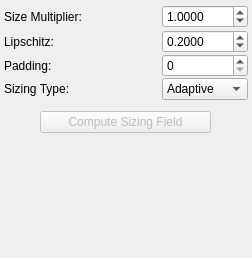
<?xml version="1.0" encoding="UTF-8"?>
<ui version="4.0">
 <class>SizingFieldWidget</class>
 <widget class="QDockWidget" name="SizingFieldWidget">
  <property name="geometry">
   <rect>
    <x>0</x>
    <y>0</y>
    <width>252</width>
    <height>258</height>
   </rect>
  </property>
  <property name="sizePolicy">
   <sizepolicy hsizetype="Minimum" vsizetype="Minimum">
    <horstretch>0</horstretch>
    <verstretch>0</verstretch>
   </sizepolicy>
  </property>
  <property name="minimumSize">
   <size>
    <width>186</width>
    <height>258</height>
   </size>
  </property>
  <property name="maximumSize">
   <size>
    <width>524287</width>
    <height>524287</height>
   </size>
  </property>
  <property name="windowTitle">
   <string>Sizing Field Creator</string>
  </property>
  <widget class="QWidget" name="dockWidgetContents">
   <layout class="QVBoxLayout" name="verticalLayout">
    <property name="spacing">
     <number>1</number>
    </property>
    <property name="leftMargin">
     <number>4</number>
    </property>
    <property name="topMargin">
     <number>4</number>
    </property>
    <property name="rightMargin">
     <number>4</number>
    </property>
    <property name="bottomMargin">
     <number>4</number>
    </property>
    <item>
     <widget class="QWidget" name="VolumeWidget" native="true">
      <layout class="QHBoxLayout" name="horizontalLayout_7">
       <property name="spacing">
        <number>0</number>
       </property>
       <property name="leftMargin">
        <number>0</number>
       </property>
       <property name="topMargin">
        <number>0</number>
       </property>
       <property name="rightMargin">
        <number>0</number>
       </property>
       <property name="bottomMargin">
        <number>0</number>
       </property>
      </layout>
     </widget>
    </item>
    <item>
     <widget class="QWidget" name="factorWidget" native="true">
      <layout class="QHBoxLayout" name="horizontalLayout_6">
       <property name="spacing">
        <number>0</number>
       </property>
       <property name="leftMargin">
        <number>0</number>
       </property>
       <property name="topMargin">
        <number>0</number>
       </property>
       <property name="rightMargin">
        <number>0</number>
       </property>
       <property name="bottomMargin">
        <number>0</number>
       </property>
       <item>
        <widget class="QLabel" name="factorLabel">
         <property name="minimumSize">
          <size>
           <width>60</width>
           <height>0</height>
          </size>
         </property>
         <property name="toolTip">
          <string/>
         </property>
         <property name="whatsThis">
          <string/>
         </property>
         <property name="text">
          <string>Size Multiplier:</string>
         </property>
        </widget>
       </item>
       <item>
        <spacer name="factorSpacer">
         <property name="orientation">
          <enum>Qt::Horizontal</enum>
         </property>
         <property name="sizeHint" stdset="0">
          <size>
           <width>10</width>
           <height>20</height>
          </size>
         </property>
        </spacer>
       </item>
       <item>
        <widget class="QDoubleSpinBox" name="factorSpinBox">
         <property name="minimumSize">
          <size>
           <width>86</width>
           <height>0</height>
          </size>
         </property>
         <property name="maximumSize">
          <size>
           <width>86</width>
           <height>16777215</height>
          </size>
         </property>
         <property name="toolTip">
          <string extracomment="Scale Sizing Field by Constant Factor"/>
         </property>
         <property name="decimals">
          <number>4</number>
         </property>
         <property name="minimum">
          <double>0.000100000000000</double>
         </property>
         <property name="maximum">
          <double>9999.000000000000000</double>
         </property>
         <property name="singleStep">
          <double>0.000100000000000</double>
         </property>
         <property name="value">
          <double>1.000000000000000</double>
         </property>
        </widget>
       </item>
      </layout>
     </widget>
    </item>
    <item>
     <widget class="QWidget" name="scaleWidget" native="true">
      <layout class="QHBoxLayout" name="horizontalLayout">
       <property name="spacing">
        <number>0</number>
       </property>
       <property name="leftMargin">
        <number>0</number>
       </property>
       <property name="topMargin">
        <number>0</number>
       </property>
       <property name="rightMargin">
        <number>0</number>
       </property>
       <property name="bottomMargin">
        <number>0</number>
       </property>
      </layout>
     </widget>
    </item>
    <item>
     <widget class="QWidget" name="lipschitzWidget" native="true">
      <layout class="QHBoxLayout" name="horizontalLayout_2">
       <property name="spacing">
        <number>0</number>
       </property>
       <property name="leftMargin">
        <number>0</number>
       </property>
       <property name="topMargin">
        <number>0</number>
       </property>
       <property name="rightMargin">
        <number>0</number>
       </property>
       <property name="bottomMargin">
        <number>0</number>
       </property>
       <item>
        <widget class="QLabel" name="lipschitzLabel">
         <property name="minimumSize">
          <size>
           <width>60</width>
           <height>0</height>
          </size>
         </property>
         <property name="maximumSize">
          <size>
           <width>60</width>
           <height>16777215</height>
          </size>
         </property>
         <property name="text">
          <string>Lipschitz:</string>
         </property>
        </widget>
       </item>
       <item>
        <spacer name="lipschitzSpacer">
         <property name="orientation">
          <enum>Qt::Horizontal</enum>
         </property>
         <property name="sizeHint" stdset="0">
          <size>
           <width>10</width>
           <height>20</height>
          </size>
         </property>
        </spacer>
       </item>
       <item>
        <widget class="QDoubleSpinBox" name="lipschitzSpinBox">
         <property name="minimumSize">
          <size>
           <width>86</width>
           <height>0</height>
          </size>
         </property>
         <property name="maximumSize">
          <size>
           <width>86</width>
           <height>16777215</height>
          </size>
         </property>
         <property name="decimals">
          <number>4</number>
         </property>
         <property name="minimum">
          <double>0.000100000000000</double>
         </property>
         <property name="maximum">
          <double>10.000000000000000</double>
         </property>
         <property name="singleStep">
          <double>0.000100000000000</double>
         </property>
         <property name="value">
          <double>0.200000000000000</double>
         </property>
        </widget>
       </item>
      </layout>
     </widget>
    </item>
    <item>
     <widget class="QWidget" name="paddingWidget" native="true">
      <layout class="QHBoxLayout" name="horizontalLayout_3">
       <property name="spacing">
        <number>0</number>
       </property>
       <property name="leftMargin">
        <number>0</number>
       </property>
       <property name="topMargin">
        <number>0</number>
       </property>
       <property name="rightMargin">
        <number>0</number>
       </property>
       <property name="bottomMargin">
        <number>0</number>
       </property>
       <item>
        <widget class="QLabel" name="paddingLabel">
         <property name="minimumSize">
          <size>
           <width>60</width>
           <height>0</height>
          </size>
         </property>
         <property name="maximumSize">
          <size>
           <width>60</width>
           <height>16777215</height>
          </size>
         </property>
         <property name="text">
          <string>Padding:</string>
         </property>
        </widget>
       </item>
       <item>
        <spacer name="paddingSpacer">
         <property name="orientation">
          <enum>Qt::Horizontal</enum>
         </property>
         <property name="sizeHint" stdset="0">
          <size>
           <width>10</width>
           <height>20</height>
          </size>
         </property>
        </spacer>
       </item>
       <item>
        <widget class="QSpinBox" name="paddingSpinBox">
         <property name="sizePolicy">
          <sizepolicy hsizetype="Preferred" vsizetype="Fixed">
           <horstretch>0</horstretch>
           <verstretch>0</verstretch>
          </sizepolicy>
         </property>
         <property name="minimumSize">
          <size>
           <width>86</width>
           <height>0</height>
          </size>
         </property>
         <property name="maximumSize">
          <size>
           <width>86</width>
           <height>16777215</height>
          </size>
         </property>
         <property name="maximum">
          <number>128</number>
         </property>
         <property name="singleStep">
          <number>1</number>
         </property>
         <property name="value">
          <number>0</number>
         </property>
        </widget>
       </item>
      </layout>
     </widget>
    </item>
    <item>
     <widget class="QWidget" name="surfaceWidget" native="true">
      <layout class="QHBoxLayout" name="horizontalLayout_5">
       <property name="spacing">
        <number>0</number>
       </property>
       <property name="leftMargin">
        <number>0</number>
       </property>
       <property name="topMargin">
        <number>0</number>
       </property>
       <property name="rightMargin">
        <number>0</number>
       </property>
       <property name="bottomMargin">
        <number>0</number>
       </property>
       <item>
        <widget class="QLabel" name="surfaceLabel">
         <property name="minimumSize">
          <size>
           <width>80</width>
           <height>0</height>
          </size>
         </property>
         <property name="maximumSize">
          <size>
           <width>80</width>
           <height>16777215</height>
          </size>
         </property>
         <property name="text">
          <string>Sizing Type:</string>
         </property>
        </widget>
       </item>
       <item>
        <spacer name="surfaceSpacer">
         <property name="orientation">
          <enum>Qt::Horizontal</enum>
         </property>
         <property name="sizeHint" stdset="0">
          <size>
           <width>10</width>
           <height>20</height>
          </size>
         </property>
        </spacer>
       </item>
       <item>
        <widget class="QComboBox" name="surfaceComboBox">
         <property name="minimumSize">
          <size>
           <width>86</width>
           <height>0</height>
          </size>
         </property>
         <property name="currentIndex">
          <number>1</number>
         </property>
         <item>
          <property name="text">
           <string>Constant</string>
          </property>
         </item>
         <item>
          <property name="text">
           <string>Adaptive</string>
          </property>
         </item>
        </widget>
       </item>
      </layout>
     </widget>
    </item>
    <item>
     <spacer name="verticalSpacer_2">
      <property name="orientation">
       <enum>Qt::Vertical</enum>
      </property>
      <property name="sizeType">
       <enum>QSizePolicy::Fixed</enum>
      </property>
      <property name="sizeHint" stdset="0">
       <size>
        <width>20</width>
        <height>10</height>
       </size>
      </property>
     </spacer>
    </item>
    <item>
     <widget class="QWidget" name="computeWidget" native="true">
      <layout class="QHBoxLayout" name="horizontalLayout_4">
       <property name="spacing">
        <number>0</number>
       </property>
       <property name="leftMargin">
        <number>0</number>
       </property>
       <property name="topMargin">
        <number>0</number>
       </property>
       <property name="rightMargin">
        <number>0</number>
       </property>
       <property name="bottomMargin">
        <number>0</number>
       </property>
       <item>
        <spacer name="horizontalSpacer">
         <property name="orientation">
          <enum>Qt::Horizontal</enum>
         </property>
         <property name="sizeHint" stdset="0">
          <size>
           <width>40</width>
           <height>20</height>
          </size>
         </property>
        </spacer>
       </item>
       <item>
        <widget class="QPushButton" name="computeSizingFieldButton">
         <property name="enabled">
          <bool>false</bool>
         </property>
         <property name="sizePolicy">
          <sizepolicy hsizetype="Preferred" vsizetype="Fixed">
           <horstretch>0</horstretch>
           <verstretch>0</verstretch>
          </sizepolicy>
         </property>
         <property name="minimumSize">
          <size>
           <width>171</width>
           <height>20</height>
          </size>
         </property>
         <property name="maximumSize">
          <size>
           <width>16777215</width>
           <height>16777215</height>
          </size>
         </property>
         <property name="layoutDirection">
          <enum>Qt::LeftToRight</enum>
         </property>
         <property name="styleSheet">
          <string notr="true"/>
         </property>
         <property name="text">
          <string>Compute Sizing Field</string>
         </property>
         <property name="autoDefault">
          <bool>false</bool>
         </property>
         <property name="default">
          <bool>false</bool>
         </property>
         <property name="flat">
          <bool>false</bool>
         </property>
        </widget>
       </item>
       <item>
        <spacer name="horizontalSpacer_2">
         <property name="orientation">
          <enum>Qt::Horizontal</enum>
         </property>
         <property name="sizeHint" stdset="0">
          <size>
           <width>40</width>
           <height>20</height>
          </size>
         </property>
        </spacer>
       </item>
      </layout>
     </widget>
    </item>
    <item>
     <spacer name="verticalSpacer">
      <property name="orientation">
       <enum>Qt::Vertical</enum>
      </property>
      <property name="sizeHint" stdset="0">
       <size>
        <width>20</width>
        <height>10</height>
       </size>
      </property>
     </spacer>
    </item>
   </layout>
  </widget>
 </widget>
 <resources/>
 <connections>
  <connection>
   <sender>computeSizingFieldButton</sender>
   <signal>clicked()</signal>
   <receiver>SizingFieldWidget</receiver>
   <slot>computeSizingField()</slot>
   <hints>
    <hint type="sourcelabel">
     <x>113</x>
     <y>183</y>
    </hint>
    <hint type="destinationlabel">
     <x>113</x>
     <y>100</y>
    </hint>
   </hints>
  </connection>
 </connections>
 <slots>
  <slot>loadIndicatorFunctions()</slot>
  <slot>loadSizingField()</slot>
  <slot>computeSizingField()</slot>
 </slots>
</ui>
